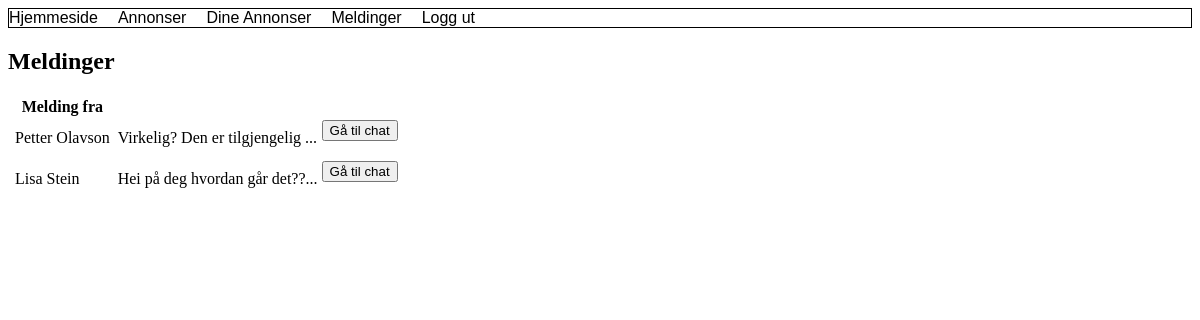
Screenshot of /Pages/Inbox.php (signed in) with the database file from the repository.
### tables this page shows
CREATE TABLE user (
    userID int(11) NOT NULL AUTO_INCREMENT,
    email varchar(256) NOT NULL,
    firstName varchar(64) NOT NULL,
    lastName varchar(64) NOT NULL,
    pass varchar(300) NOT NULL,
    birthDate datetime NOT NULL,
    phone int(11) NOT NULL,
    isAdmin tinyint(1) DEFAULT 0,
    study varchar(45) NOT NULL,
    isStudent tinyint(1) DEFAULT 1,
    PRIMARY KEY (userID)
);

CREATE TABLE messages (
    messageID INT NOT NULL AUTO_INCREMENT,
    messageText VARCHAR(500) NOT NULL,
    messageTime DATETIME NOT NULL,
    recieverID INT NOT NULL,
    senderID INT NOT NULL,
    PRIMARY KEY (messageID),
    FOREIGN KEY (recieverID) references user(userID) ON DELETE CASCADE,
    FOREIGN KEY (senderID) references user(userID) ON DELETE CASCADE
);

### Pages/Inbox.php (the view, shortened to what this page needs)
<?php
include_once "../Utilities/DatabaseConnection.php";
include_once "../Utilities/Header.php";
$recieverID = $_SESSION["user"]["userID"];
$result = mysqli_query($connection, "SELECT senderID FROM Messages WHERE recieverID = '$recieverID' GROUP BY senderID");
function getUserInfo($senderID, $recieverID, $connection): void{
    $userQ = mysqli_query($connection,"SELECT userID, firstName, lastName FROM User where userID = '$senderID'");
    $userRows=$userQ->fetch_assoc();
    $messQ = mysqli_query($connection,"SELECT messageText, recieverID, senderID FROM Messages where senderID = '$senderID' AND recieverID = '$recieverID' ORDER BY messageID DESC LIMIT 1");
    $messRows=$messQ->fetch_assoc();
    echo '<tr><td></td>';
    echo '<td>' . $userRows['firstName'] . ' ' . $userRows['lastName'] . '</td>';
    echo '<td></td>';
    echo '<td>' . mb_substr($messRows['messageText'], 0, 30, 'UTF-8') . '...';
    echo '<td><form action="Messages.php" method="get"><button type="submit" name="ID" value="' . $userRows['userID'] . '">Gå til chat</button></form></td>';
    echo '</tr>';
}
?>
<html lang="NO">
<head>
</head>
<body>
<section>
    <h1>Meldinger</h1>
    <table>
        <tr>
            <th></th>
            <th>Melding fra</th>
        </tr>
        <?php
        while($rows=$result->fetch_assoc())
        {
            getUserInfo($rows['senderID'], $recieverID, $connection);
        }
        ?>
    </table>
</section>
</body>
</html>

### rows the page displays
user: firstName "Petter", lastName "Olavson"
messages: messageText "Virkelig? Den er tilgjengelig"
user: firstName "Lisa", lastName "Stein"
messages: messageText "Hei på deg hvordan går det??"
